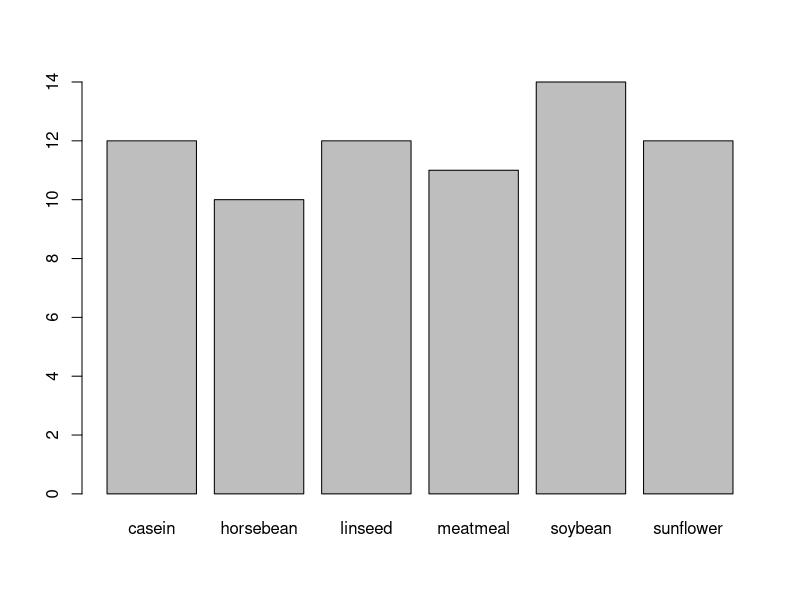
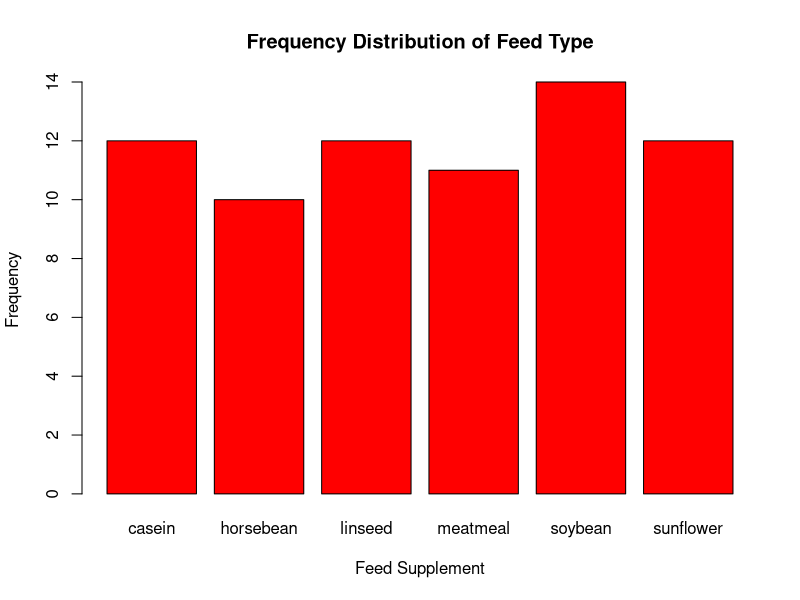

Write the R code that produced these figures, in order.
## ---- chunk 1
table(chickwts$feed)

## ---- chunk 2

round(table(chickwts$feed)*100/71,2)

## ---- chunk 3

barplot(table(chickwts$feed))

## ---- chunk 4

barplot(table(chickwts$feed), 
        main="Frequency Distribution of Feed Type", 
        xlab="Feed Supplement", ylab="Frequency", col="red")

